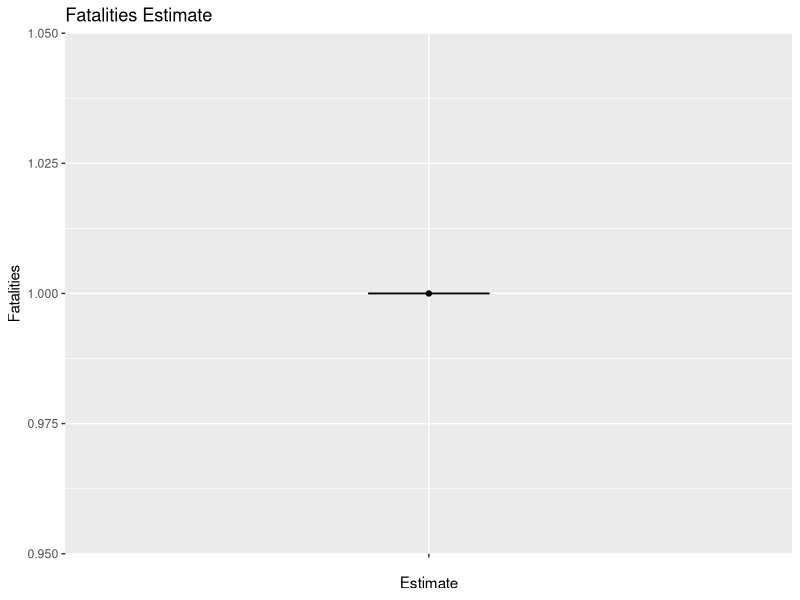

This chart was generated by the following R code:
## ---- chunk 1
library(tidyverse)
## ---- chunk 2
# Upload dataset

bosnia_conflict_1993 <- read_csv('Bosnia1993Data.csv')
## ---- chunk 3
# Create new table with sum of the fatalities for all conflicts

total_fatalities <- bosnia_conflict_1993 %>%
  summarise(best_total_fatalities = sum(best_estimate),
  highest_reliable_total_fatalities = sum(highest_reliable_estimate),
  lowest_reliable_total_fatalities = sum(lowest_reliable_estimate))

## ---- chunk 4
# Create visual

ggplot(data=total_fatalities) +
  geom_point(mapping=aes(x='', y=best_total_fatalities), fill='purple') +
  geom_errorbar(mapping=aes(x='', y=best_total_fatalities, ymin=lowest_reliable_total_fatalities, ymax=highest_reliable_total_fatalities), width=0.2) +
    xlab('Estimate') +
    ylab('Fatalities') +
    ggtitle('Fatalities Estimate')

